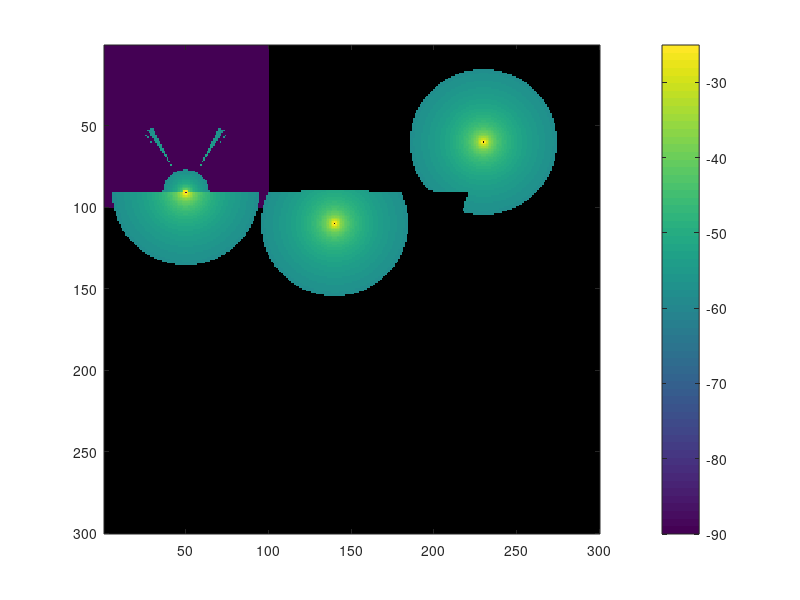

Reproduce this figure in MATLAB.
%
%   caracteristicas access point Aruba iap-135
%       GTx 2.4 GHz = max 3.5 -> 3.0dBi
%       GTx 5 GHz = max 4.5 -> 4.0 dBi
%       Loss internal 2.4 GHz = 1.5 dB
%       Loss internal 5 GHz =   3.0 dB
%
%   caracteristicas access point Aruba iap-105
%       GTx 2.4 GHz = max 3.0 -> 2.0dBi
%       GTx 5 GHz = max 4.5 -> 4.0 dBi
%       Loss internal 2.4 GHz = 1.5 dB
%       Loss internal 5 GHz =   3.0 dB
%

function test

    global mapa_LOS mapa_NLOS current limit apx apy vary varx Ptx
            %  apx posicion del ap en eje x
            %  apy posicion del ap en eje y
            %  varx posicion de analisis en eje x
            %  vary posicion de analisis en eje y

    dim1 = 300;     %dimensiones del mapa
    dim2 = 300;
    
    mapa_LOS = nan(dim1, dim2);     % mapa con aps con linea vista   escala => 1 : 0.1 [m]
    mapa_NLOS = nan(dim1, dim2);    % mapa con paredes y obstrucciones no linea vista
    current = 0;
    limit = 90;    %   vuelta limite - Prx minima
    APs = [50 91; 140 110; 230 60];   %   eventuales ptos con aps
    
    for i=1:220
        mapa_NLOS(90, i) = 5;
    end
        
    mapa_LOS = llenar(mapa_LOS);
    Ptx = 15;   %  Ptx en dBm
   
    
    for i=1:3
        apx = APs(i,1);
        apy = APs(i,2);

        varx = apx;
        vary = apy;
    
        mapa_LOS = espiral(mapa_NLOS, mapa_LOS, current, limit, apx, apy, vary, varx, Ptx);
    end

    % mapa_LOS
    colormap('default')
    imagesc(mapa_LOS)
    colorbar

end

%llena mapa_LOS con ruido ambiente -90 dB
function mtr = llenar(mtr)  
    
    mtr(1:100,1:100)=-90;

end

%avance en espiral
function mtr = espiral(nlos, mtr, current, limit, px, py, vy, vx, Pt)
    
    while current<limit 
        current=current+1;
        step=0;
        while step<current 
            step=step+1;
            [mtr, vx]=right(nlos, mtr, vx, vy, px, py, Pt);
        end
        
        step=0;
        while step<current
            step=step+1;
            [mtr, vy]=down(nlos, mtr, vx, vy, px, py, Pt);
        end
        
        current=current+1;
        step=0;
         while step<current
            step=step+1;
            [mtr, vx] = left(nlos, mtr, vx, vy, px, py, Pt);
        end
        
        step=0;
        while step<current
            step=step+1;
            [mtr, vy] = up(nlos, mtr, vx, vy, px, py, Pt);
        end
        
    end

end

% avanzar a la derecha
function [mtr, vx] = right(nlos, mtr, vx, vy, px, py, Pt)
    
    vx=vx+1;
    Prx = Pt + 20 * log10(0.125/(4*pi*sqrt((vx-px)^2+(vy-py)^2)));
    atenuacion = linea(nlos, px, py, vx, vy);
    Prx = Prx - atenuacion;
    if Prx > -58
        mtr(vy,vx) = Prx;
    end        

end

%avanzar hacia abajo
function [mtr, vy] = down(nlos, mtr, vx, vy, px, py, Pt)

    vy=vy+1;
    Prx = Pt + 20 * log10(0.125/(4*pi*sqrt((vx-px)^2+(vy-py)^2)));
    atenuacion = linea(nlos, px, py, vx, vy);
    Prx = Prx - atenuacion;
    if Prx > -58
        mtr(vy,vx) = Prx;
    end
    
end

%avanzar hacia la izquierda
function [mtr, vx] = left(nlos, mtr, vx, vy, px, py, Pt)

    vx=vx-1;
    Prx = Pt + 20 * log10(0.125/(4*pi*sqrt((vx-px)^2+(vy-py)^2)));
    atenuacion = linea(nlos, px, py, vx, vy);
    Prx = Prx - atenuacion;
    if Prx > -58
        mtr(vy,vx) = Prx;
    end
    
end

%avanzar hacia arriba
function [mtr, vy] = up(nlos, mtr, vx, vy, px, py, Pt)

    vy=vy-1;
    Prx = Pt + 20 * log10(0.125/(4*pi*sqrt((vx-px)^2+(vy-py)^2)));
    atenuacion = linea(nlos, px, py, vx, vy);
    Prx = Prx - atenuacion;
    if Prx > -58
        mtr(vy,vx) = Prx;
    end
    
end

function atenuacion = linea (NLOS, apx, apy, ptox, ptoy)
    
    atenuacion=0;
    % caso 0, pto se encuentra en el mismo que el AP, exit(0)
    if (apx-ptox) == 0 && (apy-ptoy) == 0
        atenuacion=0;
        return
    end
        
    % caso 1-2 pendiente infinita -> x1 == x2
    if (apx-ptox) == 0
        if ptoy > apy 
            %   si el punto de analisis esta mas abajo que el ap
            while ptoy > apy 
                ptoy=ptoy-1;
                if NLOS(ptoy,ptox) == 5
                    atenuacion = 10;
                end
            end
            return
        else
            %   si el punto de analisis esta mas arriba que el ap
            while ptoy < apy
                ptoy=ptoy+1;
                if NLOS(ptoy,ptox) == 5
                    atenuacion = 10;
                end
            end
            return
        end
    end
       
    % caso 3-4 pendiente 0 -> y1==y2
    if (apy-ptoy) == 0
        if ptox > apx 
            %   si el punto de analisis esta a la derecha del ap
            while ptox > apx 
                ptox=ptox-1;
                if NLOS(ptoy,ptox) == 5
                    atenuacion = 10;
                end
            end
            return
        else
            %    si el punto de analisis esta a la izquierda del ap
            while ptox < apx
                ptox=ptox+1;
                if NLOS(ptoy,ptox) == 5
                    atenuacion = 10;
                end
            end
            return
        end
    end
    
    m = (ptoy-apy)/(ptox-apx);  %   pendiente dy/dx
    ent = floor (m);    %   parte entera de m
    frac = m - ent;     %   parte flotante de m
    add = frac;         %   variable para avanzar en linea recta hacia ap
    
    % caso 5-6 pendiente >= 1+ , >=1-
    if m >= 1
        if ptoy>apy && ptox>apx
            %   si el punto de analisis esta con angulo [45,90[ respecto el
            %   ap y el eje x
            while ptox>=apx && ptoy>=apy 
                for i = 1:ent 
                    if ptox<=apx && ptoy<=apy
                        return
                    end
                    ptoy=ptoy-1;
                    if NLOS(ptoy,ptox) == 5
                        atenuacion = 10;
                    end
                    add=add+frac;
                    if add>=ent && ptox>=apx && ptoy>apy
                        ptoy=ptoy-1;
                        if NLOS(ptoy,ptox) == 5
                            atenuacion = 10;
                        end
                        add=0;
                    end
                end
                ptox=ptox-1;
            end
            return
        else
            %   si el punto de analisis esta con angulo [225,270[ respecto
            %   el ap y el eje x
            while ptox<=apx && ptoy<=apy
                for i = 1:ent
                    if ptox>=apx && ptoy>=apy
                        return
                    end
                    ptoy=ptoy+1;
                    if NLOS(ptoy,ptox) == 5
                            atenuacion = 10;
                    end
                    add=add+frac;
                    if add>=ent && ptox<=apx && ptoy<apy
                        ptoy=ptoy+1;
                        if NLOS(ptoy,ptox) == 5
                            atenuacion = 10;
                        end
                        add=0;
                    end
                end
                ptox=ptox+1;
            end
            return
        end
    end

    % caso 7-8 pendiente <= -1+, <= -1-
    if m <= -1
        ent = floor(abs(ptoy-apy)/abs(ptox-apx));
        frac = abs(m)-ent;
        add = frac;
        
        if apy<ptoy && ptox<apx
            %   si el punto de analisis esta con angulo ]90,135] respecto el
            %   ap y el eje x
            while ptox<=apx && ptoy>=apy
                for i = 1:ent
                    if ptox>=apx && ptoy<=apy
                        return
                    end
                    ptoy=ptoy-1;
                    if NLOS(ptoy,ptox) == 5
                        atenuacion = 10;
                    end
                    add=add+frac;
                    if add>=ent  && ptox<=apx && ptoy>apy
                        ptoy=ptoy-1;
                        if NLOS(ptoy,ptox) == 5
                            atenuacion = 10;
                        end
                        add=0;
                    end
                end
                ptox=ptox+1;
            end
            return
        else
            %   si el punto de analisis esta con angulo ]270,315] respecto
            %   el ap y el eje x
            while ptox>=apx && ptoy<=apy
                for i = 1:ent
                    if ptox<=apx && ptoy >=apy
                        return
                    end
                    ptoy=ptoy+1;
                    if NLOS(ptoy,ptox) == 5
                        atenuacion = 10;
                    end
                    add=add+frac;
                    if add>=ent && ptox>=apx && ptoy<apy
                        ptoy=ptoy+1;
                        if NLOS(ptoy,ptox) == 5
                            atenuacion = 10;
                        end
                        add=0;
                    end
                end
                ptox=ptox-1;
            end
            return
        end
    end
    
    m = (ptox-apx)/(ptoy-apy);
    ent = floor(m);
    frac = m - ent;
    add = frac;

    % caso 9-10 pendiente ]0,1[ ; angulo ]0,45[
    if m >= 1
        %   si el punto de analisis esta con angulo ]0,45[ respecto el ap y
        %   el eje x
        if ptoy>apy && ptox>apx
            while ptox>=apx && ptoy>=apy
                for i = 1:ent
                    if ptox<=apx && ptoy<=apy
                        return
                    end
                    ptox=ptox-1;
                    if NLOS(ptoy,ptox) == 5
                            atenuacion = 10;
                    end
                    add=add+frac;
                    if add>=ent && ptox>apx && ptoy>apy
                        ptox=ptox-1;
                        if NLOS(ptoy,ptox) == 5
                            atenuacion = 10;
                        end
                        add = 0;
                    end
                end
                ptoy=ptoy-1;
            end
            return
        else
            %   si el punto de analisis esta con angulo ]180,225[ respecto
            %   el ap y el eje x
            while ptox<=apx && ptoy<=apy
                for i = 1:ent
                    if ptox>=apx && ptoy>=apy
                        return
                    end
                    ptox=ptox+1;
                    if NLOS(ptoy,ptox) == 5
                            atenuacion = 10;
                    end
                    add=add+frac;
                    if add>=ent && ptox<apx && ptoy<apy
                        ptox=ptox+1;
                        if NLOS(ptoy,ptox) == 5
                            atenuacion = 10;
                        end
                        add=0;
                    end
                end
                ptoy=ptoy+1;
            end
            return
        end
    end
    
    % caso 11-12 pendiente ]0,-1[ ; ]-1,0[
    if m <= -1 
        ent = floor(abs(ptox-apx)/abs(ptoy-apy));
        frac = abs(m)-ent;
        add = frac;
        
        if apy<ptoy && ptox<apx
            while ptox<=apx && ptoy>=apy
                for i = 1:ent
                    if ptox>=apx && ptoy<=apy
                        return
                    end
                    ptox=ptox+1;
                    if NLOS(ptoy,ptox) == 5
                            atenuacion = 10;
                    end
                    add=add+frac;
                    if add>=ent && ptox<apx && ptoy>apy
                        ptox=ptox+1;
                        if NLOS(ptoy,ptox) == 5
                            atenuacion = 10;
                        end
                        add=0;
                    end
                end
                ptoy=ptoy-1;
            end
            return
        else
             while ptox>=apx && ptoy<=apy
                for i = 1:ent
                    if ptox<=apx && ptoy>=apy
                        return
                    end
                    ptox=ptox-1;
                    if NLOS(ptoy,ptox) == 5
                            atenuacion = 10;
                    end
                    add=add+frac;
                    if add>=ent && ptox>apx && ptoy<apy
                        ptox=ptox-1;
                        if NLOS(ptoy,ptox) == 5
                            atenuacion = 10;
                        end
                        add=0;
                    end
                end
                ptoy=ptoy+1;
             end
             return
        end
    end

             
    
end